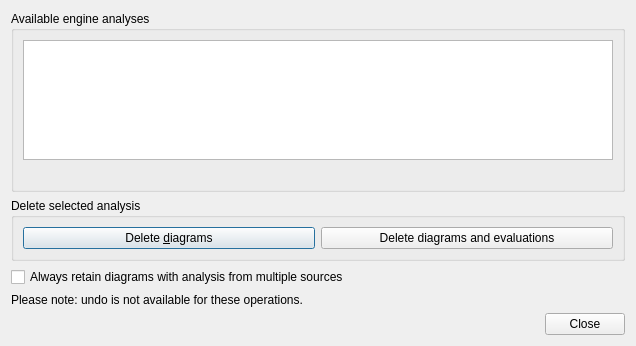
<?xml version="1.0" encoding="UTF-8"?>
<ui version="4.0">
 <class>EditAnalysisDialog</class>
 <widget class="QDialog" name="EditAnalysisDialog">
  <property name="geometry">
   <rect>
    <x>0</x>
    <y>0</y>
    <width>636</width>
    <height>346</height>
   </rect>
  </property>
  <property name="minimumSize">
   <size>
    <width>571</width>
    <height>0</height>
   </size>
  </property>
  <property name="windowTitle">
   <string>Remove existing analysis</string>
  </property>
  <layout class="QGridLayout" name="gridLayout_2">
   <item row="0" column="0" colspan="3">
    <widget class="QGroupBox" name="groupBox_1">
     <property name="title">
      <string>Available engine analyses</string>
     </property>
     <layout class="QGridLayout" name="gridLayout">
      <item row="0" column="0">
       <widget class="ClickableListView" name="anIdListView">
        <property name="sizePolicy">
         <sizepolicy hsizetype="Preferred" vsizetype="Expanding">
          <horstretch>0</horstretch>
          <verstretch>0</verstretch>
         </sizepolicy>
        </property>
        <property name="focusPolicy">
         <enum>Qt::NoFocus</enum>
        </property>
        <property name="editTriggers">
         <set>QAbstractItemView::NoEditTriggers</set>
        </property>
        <property name="selectionBehavior">
         <enum>QAbstractItemView::SelectRows</enum>
        </property>
        <property name="uniformItemSizes">
         <bool>true</bool>
        </property>
       </widget>
      </item>
      <item row="1" column="0">
       <widget class="QLabel" name="countLabel">
        <property name="text">
         <string/>
        </property>
       </widget>
      </item>
     </layout>
    </widget>
   </item>
   <item row="4" column="0">
    <widget class="QLabel" name="label">
     <property name="text">
      <string>Please note: undo is not available for these operations.</string>
     </property>
    </widget>
   </item>
   <item row="2" column="0" colspan="3">
    <widget class="QGroupBox" name="groupBox_2">
     <property name="title">
      <string>Delete selected analysis</string>
     </property>
     <layout class="QHBoxLayout" name="horizontalLayout">
      <item>
       <widget class="QPushButton" name="delDiagsButton">
        <property name="sizePolicy">
         <sizepolicy hsizetype="Preferred" vsizetype="Fixed">
          <horstretch>0</horstretch>
          <verstretch>0</verstretch>
         </sizepolicy>
        </property>
        <property name="toolTip">
         <string>&lt;p&gt;Deletes all diagrams that look like they were created for the selected analysis. Evaluations are kept for the game positions.&lt;/p&gt;</string>
        </property>
        <property name="text">
         <string>Delete &amp;diagrams</string>
        </property>
       </widget>
      </item>
      <item>
       <widget class="QPushButton" name="delAllButton">
        <property name="toolTip">
         <string>&lt;p&gt;Delete all trace of the selected analysis.&lt;/p&gt;</string>
        </property>
        <property name="text">
         <string>Delete diagrams and evaluations</string>
        </property>
       </widget>
      </item>
     </layout>
    </widget>
   </item>
   <item row="5" column="0" colspan="3">
    <widget class="QDialogButtonBox" name="buttonBox">
     <property name="orientation">
      <enum>Qt::Horizontal</enum>
     </property>
     <property name="standardButtons">
      <set>QDialogButtonBox::Close</set>
     </property>
    </widget>
   </item>
   <item row="3" column="0">
    <widget class="QCheckBox" name="keepMultiCheckBox">
     <property name="toolTip">
      <string>&lt;p&gt;Diagrams created by q5go's batch analysis feature only have an evaluation from one analysis engine. However, it is possible to add more evaluations to them, for example with live analysis. If this checkbox is enabled, such diagrams will always be kept.&lt;/p&gt;</string>
     </property>
     <property name="text">
      <string>Always retain diagrams with analysis from multiple sources</string>
     </property>
    </widget>
   </item>
  </layout>
 </widget>
 <customwidgets>
  <customwidget>
   <class>ClickableListView</class>
   <extends>QListView</extends>
   <header>clickableviews.h</header>
  </customwidget>
 </customwidgets>
 <resources/>
 <connections>
  <connection>
   <sender>buttonBox</sender>
   <signal>accepted()</signal>
   <receiver>EditAnalysisDialog</receiver>
   <slot>accept()</slot>
   <hints>
    <hint type="sourcelabel">
     <x>248</x>
     <y>254</y>
    </hint>
    <hint type="destinationlabel">
     <x>157</x>
     <y>274</y>
    </hint>
   </hints>
  </connection>
  <connection>
   <sender>buttonBox</sender>
   <signal>rejected()</signal>
   <receiver>EditAnalysisDialog</receiver>
   <slot>reject()</slot>
   <hints>
    <hint type="sourcelabel">
     <x>316</x>
     <y>260</y>
    </hint>
    <hint type="destinationlabel">
     <x>286</x>
     <y>274</y>
    </hint>
   </hints>
  </connection>
 </connections>
</ui>
